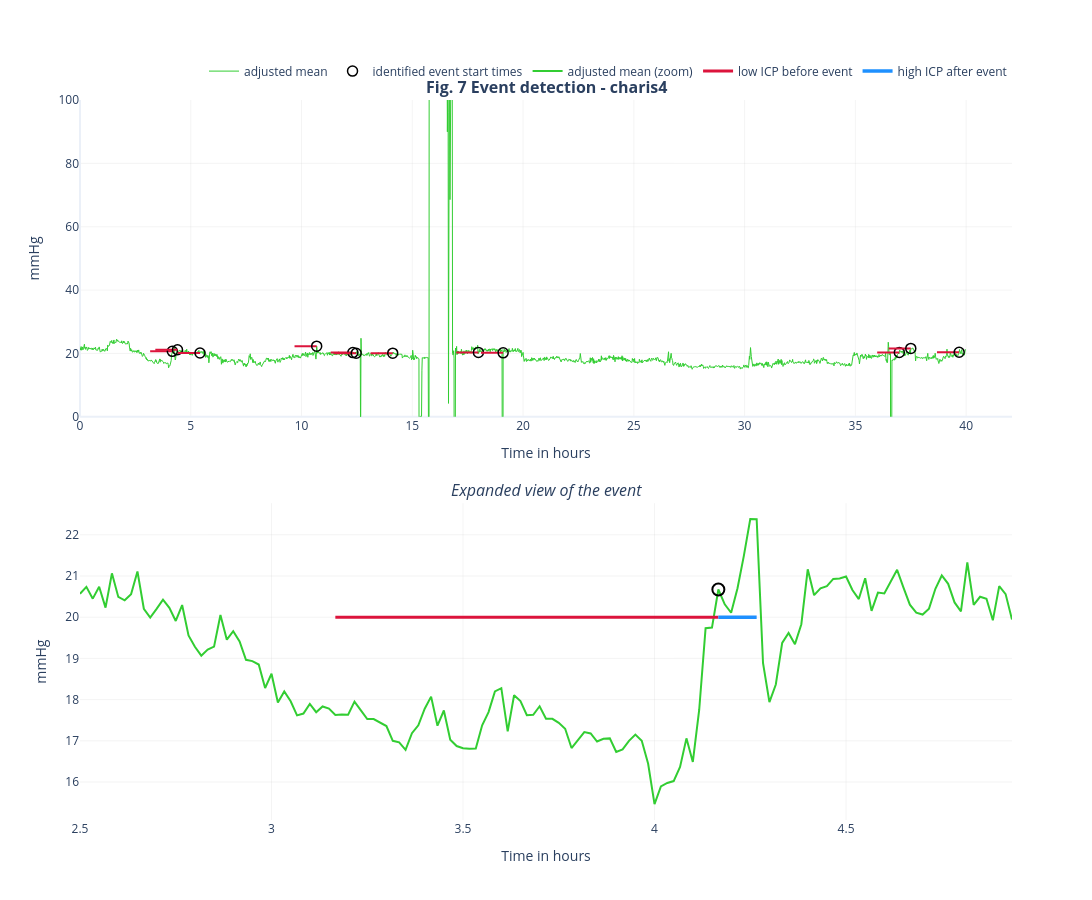

Here is the notebook cell this chart was saved with:
### Code cell
# 3. GENEROWANIE INTERAKTYWNEGO WYKRESU W STYLU "FIG. 7 EVENT DETECTION"
# =========================================================================

# Przeliczamy indeksy minutowe z ramki DataFrame na godziny dla osi X
time_hours = processor.df.index / 60

# Tworzymy dwa wykresy jeden pod drugim (2 wiersze, 1 kolumna)
fig = make_subplots(
    rows=2, cols=1, 
    subplot_titles=(
        f'<b>Fig. 7 Event detection - {record_name}</b>', 
        '<i>Expanded view of the event</i>'
    ),
    vertical_spacing=0.12  # Odstęp między wykresami
)

# -------------------------------------------------------------------------
# --- WYKRES 1: CAŁOŚĆ (GÓRA - row=1, col=1) ---
# -------------------------------------------------------------------------

# Sygnał główny MICP
fig.add_trace(go.Scatter(
    x=time_hours,
    y=processor.df['MICP'],
    mode='lines',
    name='adjusted mean',
    line=dict(color='limegreen', width=1),
    hovertemplate='<b>Czas:</b> %{x:.2f} h<br><b>MICP:</b> %{y:.2f} mmHg<extra></extra>'
), row=1, col=1)

# Naniesienie linii "quiet period" oraz kółeczek startu dla każdego segmentu
for i, seg in enumerate(processor.final_segments):
    start_h = seg['event_start_min'] / 60
    pre_start_h = seg['pre_event_start_min'] / 60
    y_val = processor.df.loc[seg['event_start_min'], 'MICP']
    
    # Czerwona linia oznaczająca okres ciszy przed zdarzeniem
    # Ukrywamy w legendzie kolejne linie (showlegend=False), żeby nie śmiecić
    fig.add_trace(go.Scatter(
        x=[pre_start_h, start_h],
        y=[y_val, y_val],
        mode='lines',
        name='quiet period',
        line=dict(color='crimson', width=2),
        showlegend=False,
        hoverinfo='skip'  # Linia pomocnicza nie potrzebuje własnego dymka
    ), row=1, col=1)
    
    # Czarne kółeczko oznaczające dokładny początek zdarzenia
    lbl = 'identified event start times' if i == 0 else ""
    fig.add_trace(go.Scatter(
        x=[start_h],
        y=[y_val],
        mode='markers',
        name='identified event start times',
        marker=dict(
            color='rgba(0,0,0,0)',  # Przezroczysty środek (facecolors='none')
            size=10,
            line=dict(color='black', width=1.5)  # Czarna ramka
        ),
        showlegend=(i == 0),  # Pokazujemy w legendzie tylko za pierwszym razem
        hovertemplate='<b>Początek zdarzenia</b><br>Czas: %{x:.2f} h<br>ICP: %{y:.2f} mmHg<extra></extra>'
    ), row=1, col=1)


# -------------------------------------------------------------------------
# --- WYKRES 2: EXPANDED VIEW (DÓŁ - row=2, col=1) ---
# -------------------------------------------------------------------------

if len(processor.final_segments) > 0:
    # Wybieramy pierwszy spełniający warunki segment do przybliżenia
    seg_zoom = processor.final_segments[0]
    
    pad_mins = 40
    zoom_start_min = max(0, seg_zoom['pre_event_start_min'] - pad_mins)
    zoom_end_min = min(len(processor.df) - 1, seg_zoom['event_end_min'] + pad_mins)
    
    # Wycinamy fragment danych do przybliżenia
    df_zoom = processor.df.loc[zoom_start_min:zoom_end_min]
    time_hours_zoom = df_zoom.index / 60
    
    # Zielona linia sygnału w przybliżeniu
    fig.add_trace(go.Scatter(
        x=time_hours_zoom,
        y=df_zoom['MICP'],
        mode='lines',
        name='adjusted mean (zoom)',
        line=dict(color='limegreen', width=2),
        hovertemplate='<b>Czas:</b> %{x:.2f} h<br><b>MICP:</b> %{y:.2f} mmHg<extra></extra>'
    ), row=2, col=1)
    
    # Współrzędne czasowe dla linii statusu
    h_pre_start = seg_zoom['pre_event_start_min'] / 60
    h_event_start = seg_zoom['event_start_min'] / 60
    h_event_end = seg_zoom['event_end_min'] / 60
    
    # Czerwona pozioma linia: "low ICP before event" na wysokości 20 mmHg (zgodnie z Twoim kodem)
    fig.add_trace(go.Scatter(
        x=[h_pre_start, h_event_start],
        y=[20, 20],
        mode='lines',
        name='low ICP before event',
        line=dict(color='crimson', width=3),
        hovertemplate='Low ICP threshold period<extra></extra>'
    ), row=2, col=1)
    
    # Niebieska pozioma linia: "high ICP after event" na wysokości 20 mmHg
    fig.add_trace(go.Scatter(
        x=[h_event_start, h_event_end],
        y=[20, 20],
        mode='lines',
        name='high ICP after event',
        line=dict(color='dodgerblue', width=3.5),
        hovertemplate='High ICP event duration<extra></extra>'
    ), row=2, col=1)
    
    # Czarne kółeczko w punkcie startu na wykresie przybliżonym
    y_zoom_start = processor.df.loc[seg_zoom['event_start_min'], 'MICP']
    fig.add_trace(go.Scatter(
        x=[h_event_start],
        y=[y_zoom_start],
        mode='markers',
        name='Zoom Event Start',
        marker=dict(
            color='rgba(0,0,0,0)',
            size=12,
            line=dict(color='black', width=2)
        ),
        showlegend=False,
        hovertemplate='<b>Punkt krytyczny</b><br>Czas: %{x:.2f} h<extra></extra>'
    ), row=2, col=1)

else:
    # Adnotacja awaryjna (zamiast ax2.text)
    fig.add_annotation(
        text="Brak segmentów klinicznych spełniających<br>kryterium 1h czystego sygnału przed eventem.",
        xref="x2", yref="y2",
        x=0.5, y=0.5, showarrow=False,
        font=dict(size=14, color="gray")
    )

# -------------------------------------------------------------------------
# --- KONFIGURACJA UKŁADU, OSI I INTERAKCJI (LAYOUT) ---
# -------------------------------------------------------------------------

fig.update_layout(
    template='plotly_white',
    hovermode='x unified',      # Łączenie etykiet pod kursorem myszy
    dragmode='zoom',            # Interaktywne powiększanie boksem
    width=1500,                 # Szerokość okna wykresu
    height=900,                 # Wysokość dostosowana do dwóch osi pionowych
    legend=dict(
        orientation="h",        # Pozioma legenda na górze dla oszczędności miejsca
        yanchor="bottom",
        y=1.02,
        xanchor="right",
        x=1
    )
)

# Konfiguracja Osi X i Y dla WYKRESU 1 (Góra)
fig.update_xaxes(
    title_text='Time in hours',
    gridcolor='rgba(200, 200, 200, 0.2)',
    showspikes=True, spikemode='across', spikethickness=1, spikedash='dash',
    row=1, col=1
)
fig.update_yaxes(
    title_text='mmHg',
    range=[0, 100],  # Sztywny zakres z ax1.set_ylim(0, 100)
    gridcolor='rgba(200, 200, 200, 0.2)',
    row=1, col=1
)

# Konfiguracja Osi X i Y dla WYKRESU 2 (Dół)
fig.update_xaxes(
    title_text='Time in hours',
    gridcolor='rgba(200, 200, 200, 0.2)',
    showspikes=True, spikemode='across', spikethickness=1, spikedash='dash',
    row=2, col=1
)
fig.update_yaxes(
    title_text='mmHg',
    gridcolor='rgba(200, 200, 200, 0.2)',
    row=2, col=1
)

# Wyświetlenie wykresu
fig.show()

### Figure 1 — Plotly figure (JSON) as saved in the notebook; plotly's stock layout.template omitted (floating-point values rounded to 4 significant figures; data arrays with more than 128 entries replaced by an {"elided": "..."} marker saying what was removed)
{"data": [{"hovertemplate": "<b>Czas:</b> %{x:.2f} h<br><b>MICP:</b> %{y:.2f} mmHg<extra></extra>", "line": {"color": "limegreen", "width": 1}, "mode": "lines", "name": "adjusted mean", "type": "scatter", "x": {"elided": "2399 float values"}, "xaxis": "x", "y": {"elided": "2399 float values"}, "yaxis": "y"}, {"hoverinfo": "skip", "line": {"color": "crimson", "width": 2}, "mode": "lines", "name": "quiet period", "showlegend": false, "type": "scatter", "x": [3.167, 4.167], "xaxis": "x", "y": [20.67, 20.67], "yaxis": "y"}, {"hovertemplate": "<b>Początek zdarzenia</b><br>Czas: %{x:.2f} h<br>ICP: %{y:.2f} mmHg<extra></extra>", "marker": {"color": "rgba(0,0,0,0)", "line": {"color": "black", "width": 1.5}, "size": 10}, "mode": "markers", "name": "identified event start times", "showlegend": true, "type": "scatter", "x": [4.167], "xaxis": "x", "y": [20.67], "yaxis": "y"}, {"hoverinfo": "skip", "line": {"color": "crimson", "width": 2}, "mode": "lines", "name": "quiet period", "showlegend": false, "type": "scatter", "x": [3.4, 4.4], "xaxis": "x", "y": [21.16, 21.16], "yaxis": "y"}, {"hovertemplate": "<b>Początek zdarzenia</b><br>Czas: %{x:.2f} h<br>ICP: %{y:.2f} mmHg<extra></extra>", "marker": {"color": "rgba(0,0,0,0)", "line": {"color": "black", "width": 1.5}, "size": 10}, "mode": "markers", "name": "identified event start times", "showlegend": false, "type": "scatter", "x": [4.4], "xaxis": "x", "y": [21.16], "yaxis": "y"}, {"hoverinfo": "skip", "line": {"color": "crimson", "width": 2}, "mode": "lines", "name": "quiet period", "showlegend": false, "type": "scatter", "x": [4.417, 5.417], "xaxis": "x", "y": [20.15, 20.15], "yaxis": "y"}, {"hovertemplate": "<b>Początek zdarzenia</b><br>Czas: %{x:.2f} h<br>ICP: %{y:.2f} mmHg<extra></extra>", "marker": {"color": "rgba(0,0,0,0)", "line": {"color": "black", "width": 1.5}, "size": 10}, "mode": "markers", "name": "identified event start times", "showlegend": false, "type": "scatter", "x": [5.417], "xaxis": "x", "y": [20.15], "yaxis": "y"}, {"hoverinfo": "skip", "line": {"color": "crimson", "width": 2}, "mode": "lines", "name": "quiet period", "showlegend": false, "type": "scatter", "x": [9.683, 10.68], "xaxis": "x", "y": [22.3, 22.3], "yaxis": "y"}, {"hovertemplate": "<b>Początek zdarzenia</b><br>Czas: %{x:.2f} h<br>ICP: %{y:.2f} mmHg<extra></extra>", "marker": {"color": "rgba(0,0,0,0)", "line": {"color": "black", "width": 1.5}, "size": 10}, "mode": "markers", "name": "identified event start times", "showlegend": false, "type": "scatter", "x": [10.68], "xaxis": "x", "y": [22.3], "yaxis": "y"}, {"hoverinfo": "skip", "line": {"color": "crimson", "width": 2}, "mode": "lines", "name": "quiet period", "showlegend": false, "type": "scatter", "x": [11.32, 12.32], "xaxis": "x", "y": [20.26, 20.26], "yaxis": "y"}, {"hovertemplate": "<b>Początek zdarzenia</b><br>Czas: %{x:.2f} h<br>ICP: %{y:.2f} mmHg<extra></extra>", "marker": {"color": "rgba(0,0,0,0)", "line": {"color": "black", "width": 1.5}, "size": 10}, "mode": "markers", "name": "identified event start times", "showlegend": false, "type": "scatter", "x": [12.32], "xaxis": "x", "y": [20.26], "yaxis": "y"}, {"hoverinfo": "skip", "line": {"color": "crimson", "width": 2}, "mode": "lines", "name": "quiet period", "showlegend": false, "type": "scatter", "x": [11.47, 12.47], "xaxis": "x", "y": [20.08, 20.08], "yaxis": "y"}, {"hovertemplate": "<b>Początek zdarzenia</b><br>Czas: %{x:.2f} h<br>ICP: %{y:.2f} mmHg<extra></extra>", "marker": {"color": "rgba(0,0,0,0)", "line": {"color": "black", "width": 1.5}, "size": 10}, "mode": "markers", "name": "identified event start times", "showlegend": false, "type": "scatter", "x": [12.47], "xaxis": "x", "y": [20.08], "yaxis": "y"}, {"hoverinfo": "skip", "line": {"color": "crimson", "width": 2}, "mode": "lines", "name": "quiet period", "showlegend": false, "type": "scatter", "x": [13.12, 14.12], "xaxis": "x", "y": [20.08, 20.08], "yaxis": "y"}, {"hovertemplate": "<b>Początek zdarzenia</b><br>Czas: %{x:.2f} h<br>ICP: %{y:.2f} mmHg<extra></extra>", "marker": {"color": "rgba(0,0,0,0)", "line": {"color": "black", "width": 1.5}, "size": 10}, "mode": "markers", "name": "identified event start times", "showlegend": false, "type": "scatter", "x": [14.12], "xaxis": "x", "y": [20.08], "yaxis": "y"}, {"hoverinfo": "skip", "line": {"color": "crimson", "width": 2}, "mode": "lines", "name": "quiet period", "showlegend": false, "type": "scatter", "x": [16.98, 17.98], "xaxis": "x", "y": [20.33, 20.33], "yaxis": "y"}, {"hovertemplate": "<b>Początek zdarzenia</b><br>Czas: %{x:.2f} h<br>ICP: %{y:.2f} mmHg<extra></extra>", "marker": {"color": "rgba(0,0,0,0)", "line": {"color": "black", "width": 1.5}, "size": 10}, "mode": "markers", "name": "identified event start times", "showlegend": false, "type": "scatter", "x": [17.98], "xaxis": "x", "y": [20.33], "yaxis": "y"}, {"hoverinfo": "skip", "line": {"color": "crimson", "width": 2}, "mode": "lines", "name": "quiet period", "showlegend": false, "type": "scatter", "x": [18.1, 19.1], "xaxis": "x", "y": [20.2, 20.2], "yaxis": "y"}, {"hovertemplate": "<b>Początek zdarzenia</b><br>Czas: %{x:.2f} h<br>ICP: %{y:.2f} mmHg<extra></extra>", "marker": {"color": "rgba(0,0,0,0)", "line": {"color": "black", "width": 1.5}, "size": 10}, "mode": "markers", "name": "identified event start times", "showlegend": false, "type": "scatter", "x": [19.1], "xaxis": "x", "y": [20.2], "yaxis": "y"}, {"hoverinfo": "skip", "line": {"color": "crimson", "width": 2}, "mode": "lines", "name": "quiet period", "showlegend": false, "type": "scatter", "x": [35.98, 36.98], "xaxis": "x", "y": [20.33, 20.33], "yaxis": "y"}, {"hovertemplate": "<b>Początek zdarzenia</b><br>Czas: %{x:.2f} h<br>ICP: %{y:.2f} mmHg<extra></extra>", "marker": {"color": "rgba(0,0,0,0)", "line": {"color": "black", "width": 1.5}, "size": 10}, "mode": "markers", "name": "identified event start times", "showlegend": false, "type": "scatter", "x": [36.98], "xaxis": "x", "y": [20.33], "yaxis": "y"}, {"hoverinfo": "skip", "line": {"color": "crimson", "width": 2}, "mode": "lines", "name": "quiet period", "showlegend": false, "type": "scatter", "x": [36.5, 37.5], "xaxis": "x", "y": [21.58, 21.58], "yaxis": "y"}, {"hovertemplate": "<b>Początek zdarzenia</b><br>Czas: %{x:.2f} h<br>ICP: %{y:.2f} mmHg<extra></extra>", "marker": {"color": "rgba(0,0,0,0)", "line": {"color": "black", "width": 1.5}, "size": 10}, "mode": "markers", "name": "identified event start times", "showlegend": false, "type": "scatter", "x": [37.5], "xaxis": "x", "y": [21.58], "yaxis": "y"}, {"hoverinfo": "skip", "line": {"color": "crimson", "width": 2}, "mode": "lines", "name": "quiet period", "showlegend": false, "type": "scatter", "x": [38.68, 39.68], "xaxis": "x", "y": [20.36, 20.36], "yaxis": "y"}, {"hovertemplate": "<b>Początek zdarzenia</b><br>Czas: %{x:.2f} h<br>ICP: %{y:.2f} mmHg<extra></extra>", "marker": {"color": "rgba(0,0,0,0)", "line": {"color": "black", "width": 1.5}, "size": 10}, "mode": "markers", "name": "identified event start times", "showlegend": false, "type": "scatter", "x": [39.68], "xaxis": "x", "y": [20.36], "yaxis": "y"}, {"hovertemplate": "<b>Czas:</b> %{x:.2f} h<br><b>MICP:</b> %{y:.2f} mmHg<extra></extra>", "line": {"color": "limegreen", "width": 2}, "mode": "lines", "name": "adjusted mean (zoom)", "type": "scatter", "x": {"elided": "147 float values"}, "xaxis": "x2", "y": {"elided": "147 float values"}, "yaxis": "y2"}, {"hovertemplate": "Low ICP threshold period<extra></extra>", "line": {"color": "crimson", "width": 3}, "mode": "lines", "name": "low ICP before event", "type": "scatter", "x": [3.167, 4.167], "xaxis": "x2", "y": [20, 20], "yaxis": "y2"}, {"hovertemplate": "High ICP event duration<extra></extra>", "line": {"color": "dodgerblue", "width": 3.5}, "mode": "lines", "name": "high ICP after event", "type": "scatter", "x": [4.167, 4.267], "xaxis": "x2", "y": [20, 20], "yaxis": "y2"}, {"hovertemplate": "<b>Punkt krytyczny</b><br>Czas: %{x:.2f} h<extra></extra>", "marker": {"color": "rgba(0,0,0,0)", "line": {"color": "black", "width": 2}, "size": 12}, "mode": "markers", "name": "Zoom Event Start", "showlegend": false, "type": "scatter", "x": [4.167], "xaxis": "x2", "y": [20.67], "yaxis": "y2"}], "layout": {"annotations": [{"font": {"size": 16}, "showarrow": false, "text": "<b>Fig. 7 Event detection - charis4</b>", "x": 0.5, "xanchor": "center", "xref": "paper", "y": 1, "yanchor": "bottom", "yref": "paper"}, {"font": {"size": 16}, "showarrow": false, "text": "<i>Expanded view of the event</i>", "x": 0.5, "xanchor": "center", "xref": "paper", "y": 0.44, "yanchor": "bottom", "yref": "paper"}], "dragmode": "zoom", "height": 900, "hovermode": "x unified", "legend": {"orientation": "h", "x": 1, "xanchor": "right", "y": 1.02, "yanchor": "bottom"}, "width": 1500, "xaxis": {"anchor": "y", "domain": [0, 1], "gridcolor": "rgba(200, 200, 200, 0.2)", "showspikes": true, "spikedash": "dash", "spikemode": "across", "spikethickness": 1, "title": {"text": "Time in hours"}}, "xaxis2": {"anchor": "y2", "domain": [0, 1], "gridcolor": "rgba(200, 200, 200, 0.2)", "showspikes": true, "spikedash": "dash", "spikemode": "across", "spikethickness": 1, "title": {"text": "Time in hours"}}, "yaxis": {"anchor": "x", "domain": [0.56, 1], "gridcolor": "rgba(200, 200, 200, 0.2)", "range": [0, 100], "title": {"text": "mmHg"}}, "yaxis2": {"anchor": "x2", "domain": [0, 0.44], "gridcolor": "rgba(200, 200, 200, 0.2)", "title": {"text": "mmHg"}}}}
